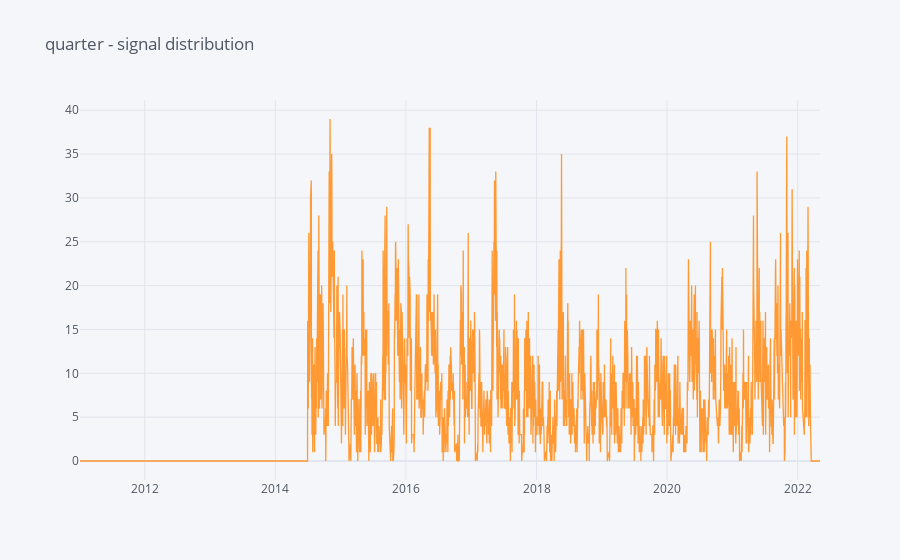

Notebook code cell kept with this figure:
### Code cell
signal_df.sum(axis = 1).iplot(title = "quarter - signal distribution")

### Figure 1 — Plotly figure (JSON) as saved in the notebook; plotly's stock layout.template omitted (floating-point values rounded to 4 significant figures; data arrays with more than 128 entries replaced by an {"elided": "..."} marker saying what was removed)
{"data": [{"line": {"color": "rgba(255, 153, 51, 1.0)", "dash": "solid", "shape": "linear", "width": 1.3}, "mode": "lines", "name": "None", "text": "", "type": "scatter", "x": {"elided": "2754 str values"}, "y": {"elided": "2754 int values"}}], "layout": {"legend": {"bgcolor": "#F5F6F9", "font": {"color": "#4D5663"}}, "paper_bgcolor": "#F5F6F9", "plot_bgcolor": "#F5F6F9", "title": {"font": {"color": "#4D5663"}, "text": "quarter - signal distribution"}, "xaxis": {"gridcolor": "#E1E5ED", "showgrid": true, "tickfont": {"color": "#4D5663"}, "title": {"font": {"color": "#4D5663"}, "text": ""}, "zerolinecolor": "#E1E5ED"}, "yaxis": {"gridcolor": "#E1E5ED", "showgrid": true, "tickfont": {"color": "#4D5663"}, "title": {"font": {"color": "#4D5663"}, "text": ""}, "zerolinecolor": "#E1E5ED"}}}
